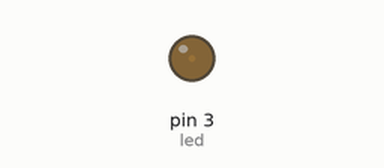
This sketch was run on a simulated Arduino Uno, built with avr-gcc and run on an emulated ATmega328P. On the bench: output pins drawn as LEDs (lit = HIGH).

Above: at 0.05 s.
At 0.4 s:
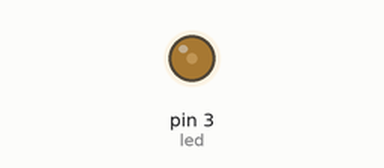
At 0.8 s:
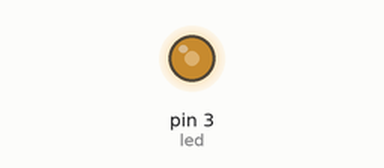
At 1.55 s:
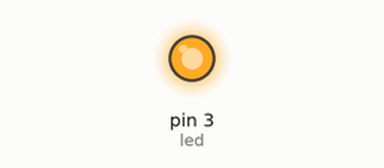
Timing chart, 0 to 3.6 s (numbered marks = the images above):
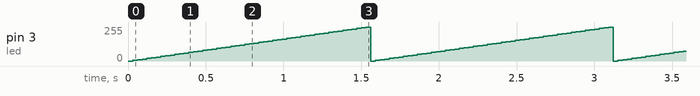

The sketch:

job08.ino
```cpp
// C++ code
// La LED s'allume progressivement

const int led = 3;

void setup() {

}

void loop() {
  for ( int fadeValue = 0; fadeValue <= 255; fadeValue +=5){
    analogWrite(led, fadeValue);
    delay(30);
  }

   for ( int fadeValue = 255; fadeValue <= 0; fadeValue -=5){
    analogWrite(led, fadeValue);
    delay(30);
   }
}
```

Measured:
- by itself, pin 3 (led): ramps from 0/255 to 255/255 and jumps back, once every 1.6 s
